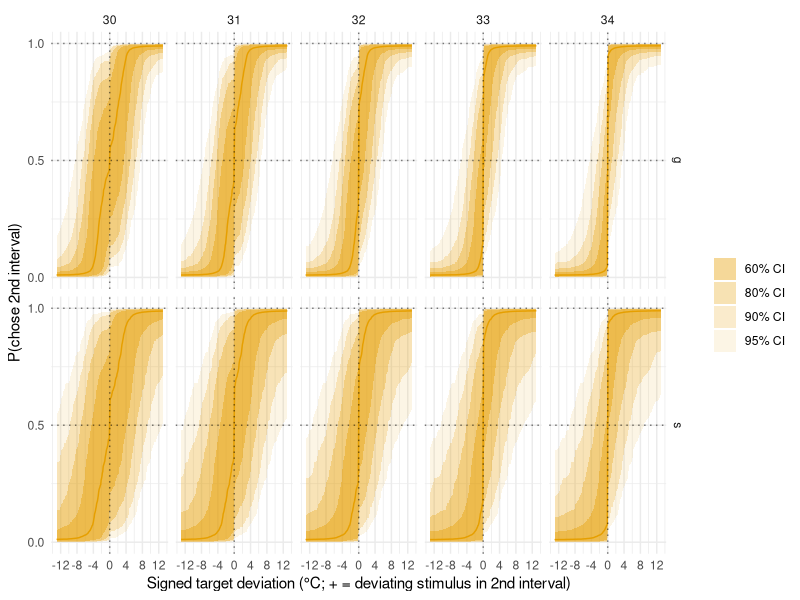
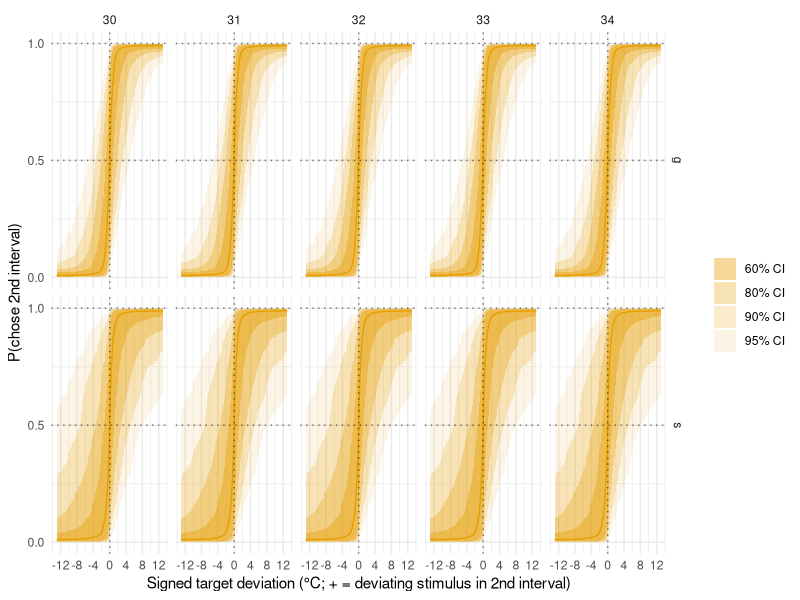
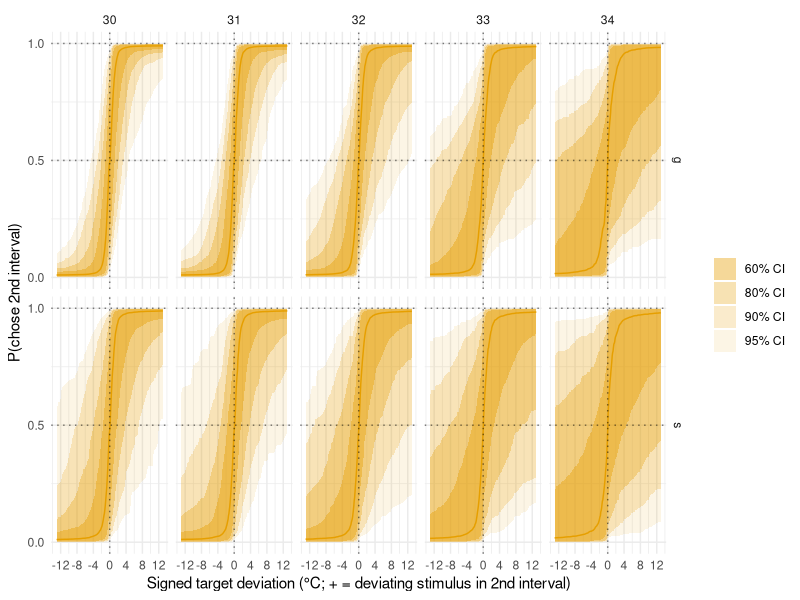
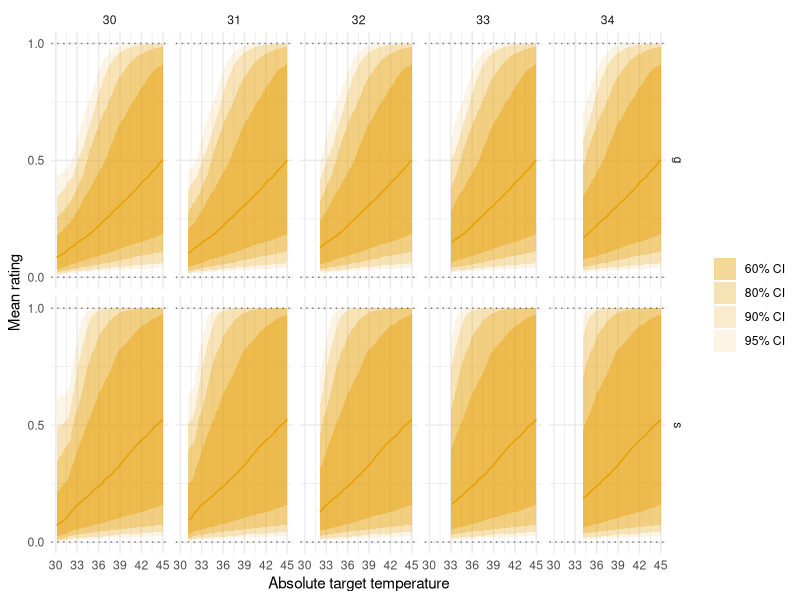
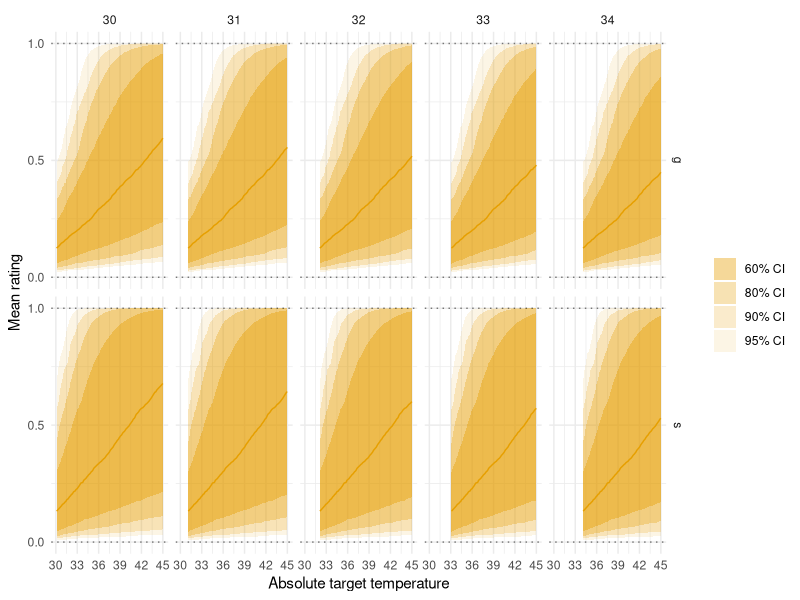
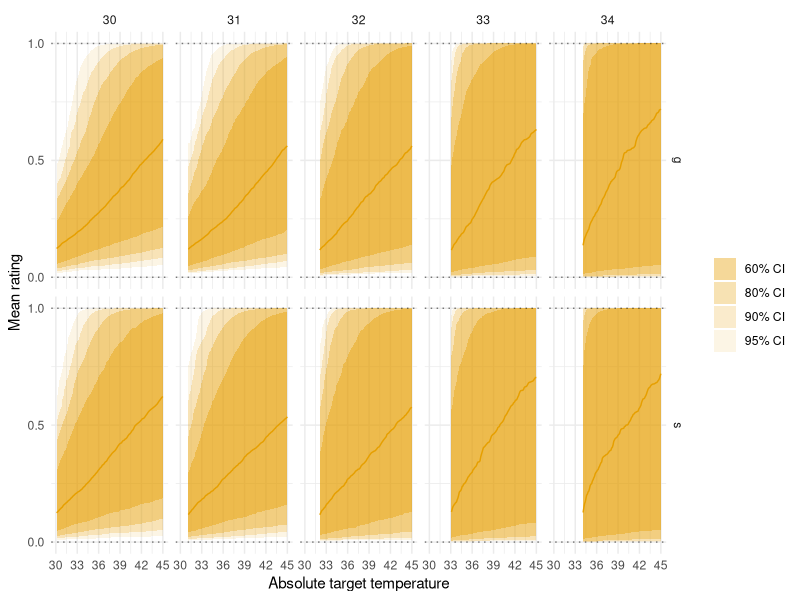
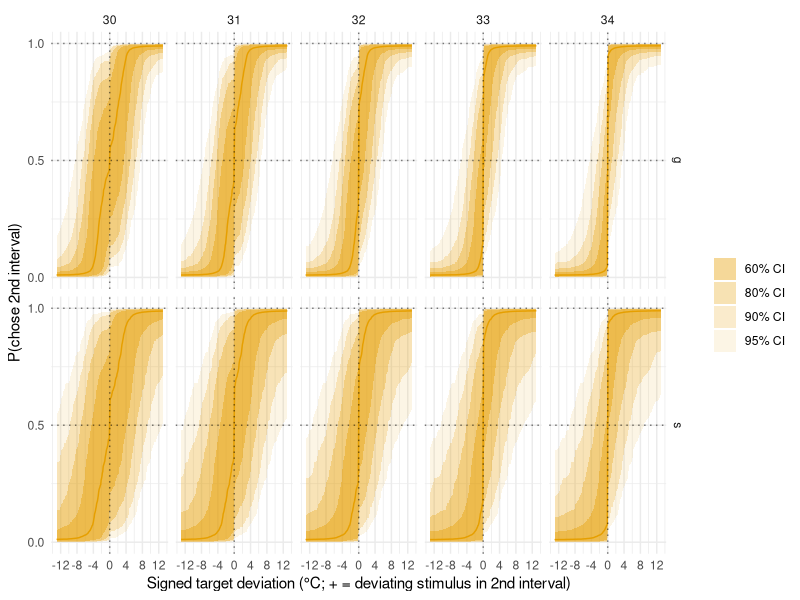
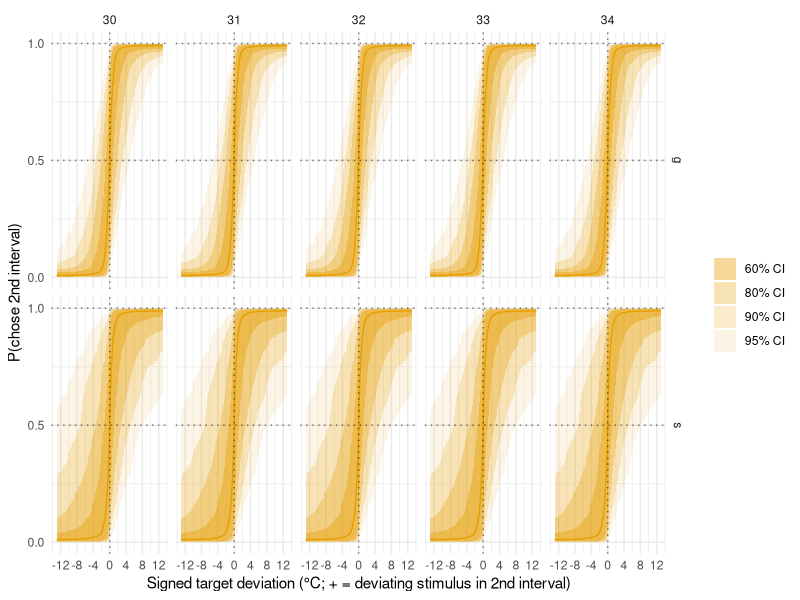

Generate these figures, in order, with R:
#This script is used to illustrate the priors used for the different models
#Author: A.S. Courtin
#Licence: MIT
#Edited with the assistance of Claude Code (Anthropic).

library(tidyverse)

inv_logit<-function(x){
  y=1/(1+exp(-x))
  return(y)
}

M=10^3
idx=1:M
at=30:34
x=seq(30,45,.1)
grid_r<-expand.grid(x=x,idx=idx,at=at)
# Response-space axis for the discrimination models: x is the SIGNED deviation from the
# adapting temperature. |x| is the physical target deviation (target = at + |x|); the sign
# encodes which interval held the deviating stimulus (+ = 2nd interval, so interval_sign=+1).
d=seq(-13,13,.1)
grid_d<-expand.grid(x=d,idx=idx,at=at)

#### Discrimination - absolute coding####
discrimination_absolute<-
  tibble(idx=idx) %>% 
  rowwise() %>% 
  mutate(
    mu_rho=rnorm(1,0,2),
    mu_log_beta=rnorm(1),
    mu_logit_lambda=rnorm(1,-4,1),
    tau_rho=abs(rnorm(1,0,2)),
    tau_log_beta=abs(rnorm(1)),
    tau_logit_lambda=abs(rnorm(1)),
    rho=rnorm(1,mu_rho,tau_rho),
    beta=exp(rnorm(1,mu_log_beta,tau_log_beta)),
    lambda=inv_logit(rnorm(1,mu_logit_lambda,tau_logit_lambda))/2,
    mu_kappa=rnorm(1,0,1),
    tau_kappa=abs(rnorm(1,0,1)),
    kappa=rnorm(1,mu_kappa,tau_kappa)
  ) %>%
  ungroup() %>%
  full_join(grid_d) %>%
  mutate(
    # Evidence is zero at and below the adapting temperature and equal to the raw absolute
    # (baseline+rho anchored) reading above it - no separate detection threshold (matches
    # discrimination_absolute_coding.stan).
    interval_sign=sign(x),
    target=at+abs(x),
    cx_target_s=target-32-rho,
    absolute_reading_s=cx_target_s*inv_logit(cx_target_s*100),
    mask_gate_s=inv_logit(100*(absolute_reading_s-(at-32-rho))),
    stim_rep=absolute_reading_s*mask_gate_s,
    theta_s=lambda+(1-2*lambda)*pnorm(interval_sign*beta*stim_rep-kappa),

    cx_target_g=target-32-mu_rho,
    absolute_reading_g=cx_target_g*inv_logit(cx_target_g*100),
    mask_gate_g=inv_logit(100*(absolute_reading_g-(at-32-mu_rho))),
    stim_rep_g=absolute_reading_g*mask_gate_g,
    theta_g=inv_logit(mu_logit_lambda)/2+(1-2*inv_logit(mu_logit_lambda)/2)*pnorm(interval_sign*exp(mu_log_beta)*stim_rep_g-mu_kappa)
    ) %>%
  group_by(at,x) %>% 
  summarise(
    s_lb_ci_95=quantile(theta_s,0.025),
    s_ub_ci_95=quantile(theta_s,0.975),
    s_lb_ci_90=quantile(theta_s,0.05),
    s_ub_ci_90=quantile(theta_s,0.95),
    s_lb_ci_80=quantile(theta_s,0.1),
    s_ub_ci_80=quantile(theta_s,0.9),
    s_lb_ci_60=quantile(theta_s,0.20),
    s_ub_ci_60=quantile(theta_s,0.80),
    g_lb_ci_95=quantile(theta_g,0.025),
    g_ub_ci_95=quantile(theta_g,0.975),
    g_lb_ci_90=quantile(theta_g,0.05),
    g_ub_ci_90=quantile(theta_g,0.95),
    g_lb_ci_80=quantile(theta_g,0.1),
    g_ub_ci_80=quantile(theta_g,0.9),
    g_lb_ci_60=quantile(theta_g,0.20),
    g_ub_ci_60=quantile(theta_g,0.80),
    s_med_ci_50 = quantile(theta_s, 0.5),
    g_med_ci_50 = quantile(theta_g, 0.5)
  ) %>% 
  pivot_longer(
    cols = c(matches("(s|g)_(lb|ub|med)_ci_\\d+")),
    names_to = c("level","stat","ci"),
    names_pattern = "(s|g)_(lb|ub|med)_ci?_?(\\d+)?",
    values_to = "value"
  ) %>% 
  filter(TRUE) # response space: keep the full signed deviation range

ribbons <- discrimination_absolute %>% filter(stat %in% c("lb","ub"))%>% 
  pivot_wider(
    names_from = "stat",
    values_from = "value"
  )
medians <- discrimination_absolute %>% filter(stat == "med")

ribbons %>% 
  ggplot()+
  geom_ribbon(
    aes(x=x,ymin = lb,ymax=ub,alpha=ci),
    fill='#E69F00'
  )+
  geom_line(
    data=medians,
    aes(x=x,y=value),
    color='#E69F00'
  )+
  geom_hline(
    aes(yintercept = .5),
    linetype='dotted',
    alpha=.5
  )+
  geom_hline(
    aes(yintercept = 1),
    linetype='dotted',
    alpha=.5
  )+
  geom_vline(aes(xintercept=0),linetype='dotted',alpha=.5)+
  scale_alpha_manual(labels=c('60% CI','80% CI','90% CI','95% CI'),values=c(.4,.3,.2,.1))+
  scale_x_continuous(breaks=seq(-12,12,4))+
  scale_y_continuous(breaks=c(0,.5,1))+
  labs(
    alpha='',
    x='Signed target deviation (°C; + = deviating stimulus in 2nd interval)',
    y='P(chose 2nd interval)'
  )+
  theme_minimal()+
  facet_grid(rows=vars(level),cols=vars(at))

ggsave('figures/d_a_ppp.png',units = 'cm',width = 18,height = 10)

#### Discrimination - relative coding####
discrimination_relative<-
  tibble(idx=idx) %>% 
  rowwise() %>% 
  mutate(
    mu_log_beta=rnorm(1),
    mu_logit_lambda=rnorm(1,-4,1),
    tau_log_beta=abs(rnorm(1)),
    tau_logit_lambda=abs(rnorm(1)),
    beta=exp(rnorm(1,mu_log_beta,tau_log_beta)),
    lambda=inv_logit(rnorm(1,mu_logit_lambda,tau_logit_lambda))/2,
    mu_kappa=rnorm(1,0,1),
    tau_kappa=abs(rnorm(1,0,1)),
    kappa=rnorm(1,mu_kappa,tau_kappa)
  ) %>%
  ungroup() %>%
  full_join(grid_d) %>%
  mutate(
    # Evidence is the soft-rectified deviation from the adapting temperature - no separate
    # detection threshold (matches discrimination_relative_coding.stan).
    interval_sign=sign(x),
    cx_s=abs(x),
    stim_rep=cx_s*inv_logit(cx_s*100),
    theta_s=lambda+(1-2*lambda)*pnorm(interval_sign*beta*stim_rep-kappa),

    cx_g=abs(x),
    stim_rep_g=cx_g*inv_logit(cx_g*100),
    theta_g=inv_logit(mu_logit_lambda)/2+(1-2*inv_logit(mu_logit_lambda)/2)*pnorm(interval_sign*exp(mu_log_beta)*stim_rep_g-mu_kappa)
  ) %>%
  group_by(at,x) %>% 
  summarise(
    s_lb_ci_95=quantile(theta_s,0.025),
    s_ub_ci_95=quantile(theta_s,0.975),
    s_lb_ci_90=quantile(theta_s,0.05),
    s_ub_ci_90=quantile(theta_s,0.95),
    s_lb_ci_80=quantile(theta_s,0.1),
    s_ub_ci_80=quantile(theta_s,0.9),
    s_lb_ci_60=quantile(theta_s,0.20),
    s_ub_ci_60=quantile(theta_s,0.80),
    g_lb_ci_95=quantile(theta_g,0.025),
    g_ub_ci_95=quantile(theta_g,0.975),
    g_lb_ci_90=quantile(theta_g,0.05),
    g_ub_ci_90=quantile(theta_g,0.95),
    g_lb_ci_80=quantile(theta_g,0.1),
    g_ub_ci_80=quantile(theta_g,0.9),
    g_lb_ci_60=quantile(theta_g,0.20),
    g_ub_ci_60=quantile(theta_g,0.80),
    s_med_ci_50 = quantile(theta_s, 0.5),
    g_med_ci_50 = quantile(theta_g, 0.5)
  ) %>% 
  pivot_longer(
    cols = c(matches("(s|g)_(lb|ub|med)_ci_\\d+")),
    names_to = c("level","stat","ci"),
    names_pattern = "(s|g)_(lb|ub|med)_ci?_?(\\d+)?",
    values_to = "value"
  )%>% 
  filter(TRUE) # response space: keep the full signed deviation range

ribbons <- discrimination_relative %>% filter(stat %in% c("lb","ub"))%>% 
  pivot_wider(
    names_from = "stat",
    values_from = "value"
  )
medians <- discrimination_relative %>% filter(stat == "med")

ribbons %>% 
  ggplot()+
  geom_ribbon(
    aes(x=x,ymin = lb,ymax=ub,alpha=ci),
    fill='#E69F00'
  )+
  geom_line(
    data=medians,
    aes(x=x,y=value),
    color='#E69F00'
  )+
  geom_hline(
    aes(yintercept = .5),
    linetype='dotted',
    alpha=.5
  )+
  geom_hline(
    aes(yintercept = 1),
    linetype='dotted',
    alpha=.5
  )+
  geom_vline(aes(xintercept=0),linetype='dotted',alpha=.5)+
  scale_alpha_manual(labels=c('60% CI','80% CI','90% CI','95% CI'),values=c(.4,.3,.2,.1))+
  scale_x_continuous(breaks=seq(-12,12,4))+
  scale_y_continuous(breaks=c(0,.5,1))+
  labs(
    alpha='',
    x='Signed target deviation (°C; + = deviating stimulus in 2nd interval)',
    y='P(chose 2nd interval)'
  )+
  theme_minimal()+
  facet_grid(rows=vars(level),cols=vars(at))

ggsave('figures/d_r_ppp.png',units = 'cm',width = 18,height = 10)

#### Discrimination - non-mechanistic####
discrimination_non_mechanistic<-
  tibble(idx=idx) %>% 
  rowwise() %>% 
  mutate(
    # RW2 group profile of log-alpha across the ordered AT axis (2 anchors + curvature penalised by sigma_a)
    a0=rnorm(1,-2,1),
    a1=rnorm(1,0,0.5),
    a_c1=rnorm(1),a_c2=rnorm(1),a_c3=rnorm(1),
    sigma_a=abs(rnorm(1,0,0.5)),
    # RW2 group profile of log-beta
    b0=rnorm(1,0,1),
    b1=rnorm(1,0,0.5),
    b_c1=rnorm(1),b_c2=rnorm(1),b_c3=rnorm(1),
    sigma_b=abs(rnorm(1,0,0.5)),
    mu_logit_lambda=rnorm(1,-4,1),
    mu_kappa=rnorm(1,0,1),
    # per-condition participant SDs, plus lambda/kappa SDs (tau ~ half-normal(0,1))
    tau_a1=abs(rnorm(1)),tau_a2=abs(rnorm(1)),tau_a3=abs(rnorm(1)),tau_a4=abs(rnorm(1)),tau_a5=abs(rnorm(1)),
    tau_b1=abs(rnorm(1)),tau_b2=abs(rnorm(1)),tau_b3=abs(rnorm(1)),tau_b4=abs(rnorm(1)),tau_b5=abs(rnorm(1)),
    tau_logit_lambda=abs(rnorm(1)),
    tau_kappa=abs(rnorm(1)),
    # group-level RW2 profiles (log scale of alpha/beta)
    f_a1=a0, f_a2=a0+a1,
    f_a3=2*f_a2-f_a1+sigma_a*a_c1,
    f_a4=2*f_a3-f_a2+sigma_a*a_c2,
    f_a5=2*f_a4-f_a3+sigma_a*a_c3,
    f_b1=b0, f_b2=b0+b1,
    f_b3=2*f_b2-f_b1+sigma_b*b_c1,
    f_b4=2*f_b3-f_b2+sigma_b*b_c2,
    f_b5=2*f_b4-f_b3+sigma_b*b_c3,
    # one participant draw per condition (log scale)
    la1=rnorm(1,f_a1,tau_a1),la2=rnorm(1,f_a2,tau_a2),la3=rnorm(1,f_a3,tau_a3),la4=rnorm(1,f_a4,tau_a4),la5=rnorm(1,f_a5,tau_a5),
    lb1=rnorm(1,f_b1,tau_b1),lb2=rnorm(1,f_b2,tau_b2),lb3=rnorm(1,f_b3,tau_b3),lb4=rnorm(1,f_b4,tau_b4),lb5=rnorm(1,f_b5,tau_b5),
    lambda=inv_logit(rnorm(1,mu_logit_lambda,tau_logit_lambda))/2,
    kappa=rnorm(1,mu_kappa,tau_kappa)
  ) %>%
  ungroup() %>%
  full_join(grid_d) %>%
  mutate(
    c=at-29,
    log_alpha_s=case_when(c==1~la1,c==2~la2,c==3~la3,c==4~la4,c==5~la5),
    log_beta_s =case_when(c==1~lb1,c==2~lb2,c==3~lb3,c==4~lb4,c==5~lb5),
    log_alpha_g=case_when(c==1~f_a1,c==2~f_a2,c==3~f_a3,c==4~f_a4,c==5~f_a5),
    log_beta_g =case_when(c==1~f_b1,c==2~f_b2,c==3~f_b3,c==4~f_b4,c==5~f_b5),

    interval_sign=sign(x),
    alpha=exp(log_alpha_s),
    beta=exp(log_beta_s),
    cx_s=abs(x)-alpha,
    stim_rep=cx_s*inv_logit(cx_s*100),
    theta_s=lambda+(1-2*lambda)*pnorm(interval_sign*beta*stim_rep-kappa),

    alpha_g=exp(log_alpha_g),
    beta_g=exp(log_beta_g),
    cx_g=abs(x)-alpha_g,
    stim_rep_g=cx_g*inv_logit(cx_g*100),
    theta_g=inv_logit(mu_logit_lambda)/2+(1-2*inv_logit(mu_logit_lambda)/2)*pnorm(interval_sign*beta_g*stim_rep_g-mu_kappa)
  ) %>%
  group_by(at,x) %>% 
  summarise(
    s_lb_ci_95=quantile(theta_s,0.025),
    s_ub_ci_95=quantile(theta_s,0.975),
    s_lb_ci_90=quantile(theta_s,0.05),
    s_ub_ci_90=quantile(theta_s,0.95),
    s_lb_ci_80=quantile(theta_s,0.1),
    s_ub_ci_80=quantile(theta_s,0.9),
    s_lb_ci_60=quantile(theta_s,0.20),
    s_ub_ci_60=quantile(theta_s,0.80),
    g_lb_ci_95=quantile(theta_g,0.025),
    g_ub_ci_95=quantile(theta_g,0.975),
    g_lb_ci_90=quantile(theta_g,0.05),
    g_ub_ci_90=quantile(theta_g,0.95),
    g_lb_ci_80=quantile(theta_g,0.1),
    g_ub_ci_80=quantile(theta_g,0.9),
    g_lb_ci_60=quantile(theta_g,0.20),
    g_ub_ci_60=quantile(theta_g,0.80),    
    s_med_ci_50 = quantile(theta_s, 0.5),
    g_med_ci_50 = quantile(theta_g, 0.5)
  ) %>% 
  pivot_longer(
    cols = c(matches("(s|g)_(lb|ub|med)_ci_\\d+")),
    names_to = c("level","stat","ci"),
    names_pattern = "(s|g)_(lb|ub|med)_ci?_?(\\d+)?",
    values_to = "value"
  ) %>% 
  filter(TRUE) # response space: keep the full signed deviation range

ribbons <- discrimination_non_mechanistic %>% filter(stat %in% c("lb","ub"))%>% 
  pivot_wider(
    names_from = "stat",
    values_from = "value"
  )
medians <- discrimination_non_mechanistic %>% filter(stat == "med")

ribbons %>% 
  ggplot()+
  geom_ribbon(
    aes(x=x,ymin = lb,ymax=ub,alpha=ci),
    fill='#E69F00'
  )+
  geom_line(
    data=medians,
    aes(x=x,y=value),
    color='#E69F00'
  )+
  geom_hline(
    aes(yintercept = .5),
    linetype='dotted',
    alpha=.5
  )+
  geom_hline(
    aes(yintercept = 1),
    linetype='dotted',
    alpha=.5
  )+
  geom_vline(aes(xintercept=0),linetype='dotted',alpha=.5)+
  scale_alpha_manual(labels=c('60% CI','80% CI','90% CI','95% CI'),values=c(.4,.3,.2,.1))+
  scale_x_continuous(breaks=seq(-12,12,4))+
  scale_y_continuous(breaks=c(0,.5,1))+
  labs(
    alpha='',
    x='Signed target deviation (°C; + = deviating stimulus in 2nd interval)',
    y='P(chose 2nd interval)'
  )+
  theme_minimal()+
  facet_grid(rows=vars(level),cols=vars(at))

ggsave('figures/d_n_ppp.png',units = 'cm',width = 18,height = 10)

#### Rating - absolute coding####
rating_absolute<-
  tibble(idx=idx) %>% 
  rowwise() %>% 
  mutate(
    mu_intercept=rnorm(1,-2,1),
    mu_log_slope=rnorm(1,-2,1),
    tau_intercept=abs(rnorm(1,0,1)),
    tau_log_slope=abs(rnorm(1,0,1)),
    intercept=rnorm(1,mu_intercept,tau_intercept),
    slope=exp(rnorm(1,mu_log_slope,tau_log_slope))
  ) %>%
  ungroup() %>%
  full_join(grid_r) %>%
  mutate(
    cx=(x-32),
    lr=intercept+slope*cx,
    theta_s=inv_logit(lr),
    lr_g=mu_intercept+exp(mu_log_slope)*cx,
    theta_g=inv_logit(lr_g)
  ) %>% 
  group_by(at,x) %>% 
  summarise(
    s_lb_ci_95=quantile(theta_s,0.025),
    s_ub_ci_95=quantile(theta_s,0.975),
    s_lb_ci_90=quantile(theta_s,0.05),
    s_ub_ci_90=quantile(theta_s,0.95),
    s_lb_ci_80=quantile(theta_s,0.1),
    s_ub_ci_80=quantile(theta_s,0.9),
    s_lb_ci_60=quantile(theta_s,0.20),
    s_ub_ci_60=quantile(theta_s,0.80),
    g_lb_ci_95=quantile(theta_g,0.025),
    g_ub_ci_95=quantile(theta_g,0.975),
    g_lb_ci_90=quantile(theta_g,0.05),
    g_ub_ci_90=quantile(theta_g,0.95),
    g_lb_ci_80=quantile(theta_g,0.1),
    g_ub_ci_80=quantile(theta_g,0.9),
    g_lb_ci_60=quantile(theta_g,0.20),
    g_ub_ci_60=quantile(theta_g,0.80),    
    s_med_ci_50 = quantile(theta_s, 0.5),
    g_med_ci_50 = quantile(theta_g, 0.5)
  ) %>% 
  pivot_longer(
    cols = c(matches("(s|g)_(lb|ub|med)_ci_\\d+")),
    names_to = c("level","stat","ci"),
    names_pattern = "(s|g)_(lb|ub|med)_ci?_?(\\d+)?",
    values_to = "value"
  ) %>% 
  filter(x>at)

ribbons <- rating_absolute %>% filter(stat %in% c("lb","ub"))%>% 
  pivot_wider(
    names_from = "stat",
    values_from = "value"
  )
medians <- rating_absolute %>% filter(stat == "med")

ribbons %>% 
  ggplot()+
  geom_ribbon(
    aes(x=x,ymin = lb,ymax=ub,alpha=ci),
    fill='#E69F00'
  )+
  geom_line(
    data=medians,
    aes(x=x,y=value),
    color='#E69F00'
  )+
  geom_hline(
    aes(yintercept = 0),
    linetype='dotted',
    alpha=.5
  )+
  geom_hline(
    aes(yintercept = 1),
    linetype='dotted',
    alpha=.5
  )+
  scale_alpha_manual(labels=c('60% CI','80% CI','90% CI','95% CI'),values=c(.4,.3,.2,.1))+
  scale_x_continuous(breaks=seq(30,45,3))+
  scale_y_continuous(breaks=c(0,.5,1))+
  labs(
    alpha='',
    x='Absolute target temperature',
    y='Mean rating'
  )+
  theme_minimal()+
  facet_grid(rows=vars(level),cols=vars(at))

ggsave('figures/r_a_ppp.png',units = 'cm',width = 18,height = 10)

#### Rating - relative coding####
rating_relative<-
  tibble(idx=idx) %>% 
  rowwise() %>% 
  mutate(
    mu_intercept=rnorm(1,-2,1),
    mu_log_slope=rnorm(1,-2,1),
    tau_intercept=abs(rnorm(1,0,1)),
    tau_log_slope=abs(rnorm(1,0,1)),
    intercept=rnorm(1,mu_intercept,tau_intercept),
    slope=exp(rnorm(1,mu_log_slope,tau_log_slope))
  ) %>%
  ungroup() %>%
  full_join(grid_r) %>%
  mutate(
    cx=(x-at),
    lr=intercept+slope*cx,
    theta_s=inv_logit(lr),
    
    lr_g=mu_intercept+exp(mu_log_slope)*cx,
    theta_g=inv_logit(lr_g)
  ) %>% 
  group_by(at,x) %>% 
  summarise(
    s_lb_ci_95=quantile(theta_s,0.025),
    s_ub_ci_95=quantile(theta_s,0.975),
    s_lb_ci_90=quantile(theta_s,0.05),
    s_ub_ci_90=quantile(theta_s,0.95),
    s_lb_ci_80=quantile(theta_s,0.1),
    s_ub_ci_80=quantile(theta_s,0.9),
    s_lb_ci_60=quantile(theta_s,0.20),
    s_ub_ci_60=quantile(theta_s,0.80),
    g_lb_ci_95=quantile(theta_g,0.025),
    g_ub_ci_95=quantile(theta_g,0.975),
    g_lb_ci_90=quantile(theta_g,0.05),
    g_ub_ci_90=quantile(theta_g,0.95),
    g_lb_ci_80=quantile(theta_g,0.1),
    g_ub_ci_80=quantile(theta_g,0.9),
    g_lb_ci_60=quantile(theta_g,0.20),
    g_ub_ci_60=quantile(theta_g,0.80),    
    s_med_ci_50 = quantile(theta_s, 0.5),
    g_med_ci_50 = quantile(theta_g, 0.5)
  ) %>% 
  pivot_longer(
    cols = c(matches("(s|g)_(lb|ub|med)_ci_\\d+")),
    names_to = c("level","stat","ci"),
    names_pattern = "(s|g)_(lb|ub|med)_ci?_?(\\d+)?",
    values_to = "value"
  ) %>% 
  filter(x>at)

ribbons <- rating_relative %>% filter(stat %in% c("lb","ub"))%>% 
  pivot_wider(
    names_from = "stat",
    values_from = "value"
  )
medians <- rating_relative %>% filter(stat == "med")

ribbons %>%
  ggplot()+
  geom_ribbon(
    aes(x=x,ymin = lb,ymax=ub,alpha=ci),
    fill='#E69F00'
  )+
  geom_line(
    data=medians,
    aes(x=x,y=value),
    color='#E69F00'
  )+
  geom_hline(
    aes(yintercept = 0),
    linetype='dotted',
    alpha=.5
  )+
  geom_hline(
    aes(yintercept = 1),
    linetype='dotted',
    alpha=.5
  )+
  scale_alpha_manual(labels=c('60% CI','80% CI','90% CI','95% CI'),values=c(.4,.3,.2,.1))+
  scale_x_continuous(breaks=seq(30,45,3))+
  scale_y_continuous(breaks=c(0,.5,1))+
  labs(
    alpha='',
    x='Absolute target temperature',
    y='Mean rating'
  )+
  theme_minimal()+
  facet_grid(rows=vars(level),cols=vars(at))

ggsave('figures/r_r_ppp.png',units = 'cm',width = 18,height = 10)

#### Rating - non-mechanistic ####
rating_non_mechanistic<-
  tibble(idx=idx) %>% 
  rowwise() %>% 
  mutate(
    # RW2 group profile of the latent intercept across the ordered AT axis (identity scale)
    i0=rnorm(1,-2,1),
    i1=rnorm(1,0,0.5),
    i_c1=rnorm(1),i_c2=rnorm(1),i_c3=rnorm(1),
    sigma_i=abs(rnorm(1,0,0.5)),
    # RW2 group profile of the latent log-slope
    s0=rnorm(1,-2,1),
    s1=rnorm(1,0,0.5),
    s_c1=rnorm(1),s_c2=rnorm(1),s_c3=rnorm(1),
    sigma_s=abs(rnorm(1,0,0.5)),
    tau_i1=abs(rnorm(1)),tau_i2=abs(rnorm(1)),tau_i3=abs(rnorm(1)),tau_i4=abs(rnorm(1)),tau_i5=abs(rnorm(1)),
    tau_s1=abs(rnorm(1)),tau_s2=abs(rnorm(1)),tau_s3=abs(rnorm(1)),tau_s4=abs(rnorm(1)),tau_s5=abs(rnorm(1)),
    # group-level RW2 profiles
    f_i1=i0, f_i2=i0+i1,
    f_i3=2*f_i2-f_i1+sigma_i*i_c1,
    f_i4=2*f_i3-f_i2+sigma_i*i_c2,
    f_i5=2*f_i4-f_i3+sigma_i*i_c3,
    f_s1=s0, f_s2=s0+s1,
    f_s3=2*f_s2-f_s1+sigma_s*s_c1,
    f_s4=2*f_s3-f_s2+sigma_s*s_c2,
    f_s5=2*f_s4-f_s3+sigma_s*s_c3,
    # one participant draw per condition
    ii1=rnorm(1,f_i1,tau_i1),ii2=rnorm(1,f_i2,tau_i2),ii3=rnorm(1,f_i3,tau_i3),ii4=rnorm(1,f_i4,tau_i4),ii5=rnorm(1,f_i5,tau_i5),
    ss1=rnorm(1,f_s1,tau_s1),ss2=rnorm(1,f_s2,tau_s2),ss3=rnorm(1,f_s3,tau_s3),ss4=rnorm(1,f_s4,tau_s4),ss5=rnorm(1,f_s5,tau_s5)
  ) %>%
  ungroup() %>%
  full_join(grid_r) %>%
  mutate(
    c=at-29,
    intercept=case_when(c==1~ii1,c==2~ii2,c==3~ii3,c==4~ii4,c==5~ii5),
    log_slope=case_when(c==1~ss1,c==2~ss2,c==3~ss3,c==4~ss4,c==5~ss5),
    intercept_g=case_when(c==1~f_i1,c==2~f_i2,c==3~f_i3,c==4~f_i4,c==5~f_i5),
    log_slope_g=case_when(c==1~f_s1,c==2~f_s2,c==3~f_s3,c==4~f_s4,c==5~f_s5),

    slope=exp(log_slope),
    slope_g=exp(log_slope_g),

    cx=x-at,
    lr=intercept+slope*cx,
    theta_s=inv_logit(lr),

    lr_g=intercept_g+slope_g*cx,
    theta_g=inv_logit(lr_g)
  ) %>%
  group_by(at,x) %>% 
  summarise(
    s_lb_ci_95=quantile(theta_s,0.025),
    s_ub_ci_95=quantile(theta_s,0.975),
    s_lb_ci_90=quantile(theta_s,0.05),
    s_ub_ci_90=quantile(theta_s,0.95),
    s_lb_ci_80=quantile(theta_s,0.1),
    s_ub_ci_80=quantile(theta_s,0.9),
    s_lb_ci_60=quantile(theta_s,0.20),
    s_ub_ci_60=quantile(theta_s,0.80),
    g_lb_ci_95=quantile(theta_g,0.025),
    g_ub_ci_95=quantile(theta_g,0.975),
    g_lb_ci_90=quantile(theta_g,0.05),
    g_ub_ci_90=quantile(theta_g,0.95),
    g_lb_ci_80=quantile(theta_g,0.1),
    g_ub_ci_80=quantile(theta_g,0.9),
    g_lb_ci_60=quantile(theta_g,0.20),
    g_ub_ci_60=quantile(theta_g,0.80),    
    s_med_ci_50 = quantile(theta_s, 0.5),
    g_med_ci_50 = quantile(theta_g, 0.5)
  ) %>% 
  pivot_longer(
    cols = c(matches("(s|g)_(lb|ub|med)_ci_\\d+")),
    names_to = c("level","stat","ci"),
    names_pattern = "(s|g)_(lb|ub|med)_ci?_?(\\d+)?",
    values_to = "value"
  ) %>% 
  filter(x>at)

ribbons <- rating_non_mechanistic %>% filter(stat %in% c("lb","ub"))%>% 
  pivot_wider(
    names_from = "stat",
    values_from = "value"
  )
medians <- rating_non_mechanistic %>% filter(stat == "med")

ribbons%>% 
  ggplot()+
  geom_ribbon(
    aes(x=x,ymin = lb,ymax=ub,alpha=ci),
    fill='#E69F00'
  )+
  geom_line(
    data=medians,
    aes(x=x,y=value),
    color='#E69F00'
  )+
  geom_hline(
    aes(yintercept = 0),
    linetype='dotted',
    alpha=.5
  )+
  geom_hline(
    aes(yintercept = 1),
    linetype='dotted',
    alpha=.5
  )+
  scale_alpha_manual(labels=c('60% CI','80% CI','90% CI','95% CI'),values=c(.4,.3,.2,.1))+
  scale_x_continuous(breaks=seq(30,45,3))+
  scale_y_continuous(breaks=c(0,.5,1))+
  labs(
    alpha='',
    x='Absolute target temperature',
    y='Mean rating'
  )+
  theme_minimal()+
  facet_grid(rows=vars(level),cols=vars(at))

ggsave('figures/r_n_ppp.png',units = 'cm',width = 18,height = 10)
